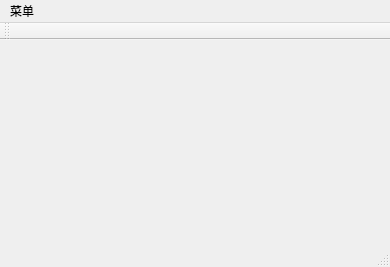
<?xml version="1.0" encoding="UTF-8"?>
<ui version="4.0">
 <class>QtConvergeClass</class>
 <widget class="QMainWindow" name="QtConvergeClass">
  <property name="geometry">
   <rect>
    <x>0</x>
    <y>0</y>
    <width>390</width>
    <height>267</height>
   </rect>
  </property>
  <property name="windowTitle">
   <string>Qt参考包</string>
  </property>
  <widget class="QWidget" name="centralWidget"/>
  <widget class="QMenuBar" name="menuBar">
   <property name="geometry">
    <rect>
     <x>0</x>
     <y>0</y>
     <width>390</width>
     <height>23</height>
    </rect>
   </property>
   <widget class="QMenu" name="menu">
    <property name="title">
     <string>菜单</string>
    </property>
    <addaction name="btnTextEditor"/>
    <addaction name="btnModualDialog"/>
    <addaction name="btnTimer"/>
   </widget>
   <addaction name="menu"/>
  </widget>
  <widget class="QToolBar" name="mainToolBar">
   <attribute name="toolBarArea">
    <enum>TopToolBarArea</enum>
   </attribute>
   <attribute name="toolBarBreak">
    <bool>false</bool>
   </attribute>
  </widget>
  <widget class="QStatusBar" name="statusBar"/>
  <action name="btnTextEditor">
   <property name="icon">
    <iconset resource="qtconverge.qrc">
     <normaloff>:/QtConverge/Resources/text_72px_34838_easyicon.net.png</normaloff>:/QtConverge/Resources/text_72px_34838_easyicon.net.png</iconset>
   </property>
   <property name="text">
    <string>文本编辑器</string>
   </property>
   <property name="shortcut">
    <string>F1</string>
   </property>
  </action>
  <action name="btnModualDialog">
   <property name="icon">
    <iconset resource="qtconverge.qrc">
     <normaloff>:/QtConverge/Resources/dialog_48px_537962_easyicon.net.png</normaloff>:/QtConverge/Resources/dialog_48px_537962_easyicon.net.png</iconset>
   </property>
   <property name="text">
    <string>模式与非模式对话框</string>
   </property>
   <property name="shortcut">
    <string>F2</string>
   </property>
  </action>
  <action name="btnTimer">
   <property name="icon">
    <iconset resource="qtconverge.qrc">
     <normaloff>:/QtConverge/Resources/timer_72px_568815_easyicon.net.png</normaloff>:/QtConverge/Resources/timer_72px_568815_easyicon.net.png</iconset>
   </property>
   <property name="text">
    <string>计时器</string>
   </property>
   <property name="shortcut">
    <string>F3</string>
   </property>
  </action>
 </widget>
 <layoutdefault spacing="6" margin="11"/>
 <resources>
  <include location="qtconverge.qrc"/>
 </resources>
 <connections/>
</ui>
